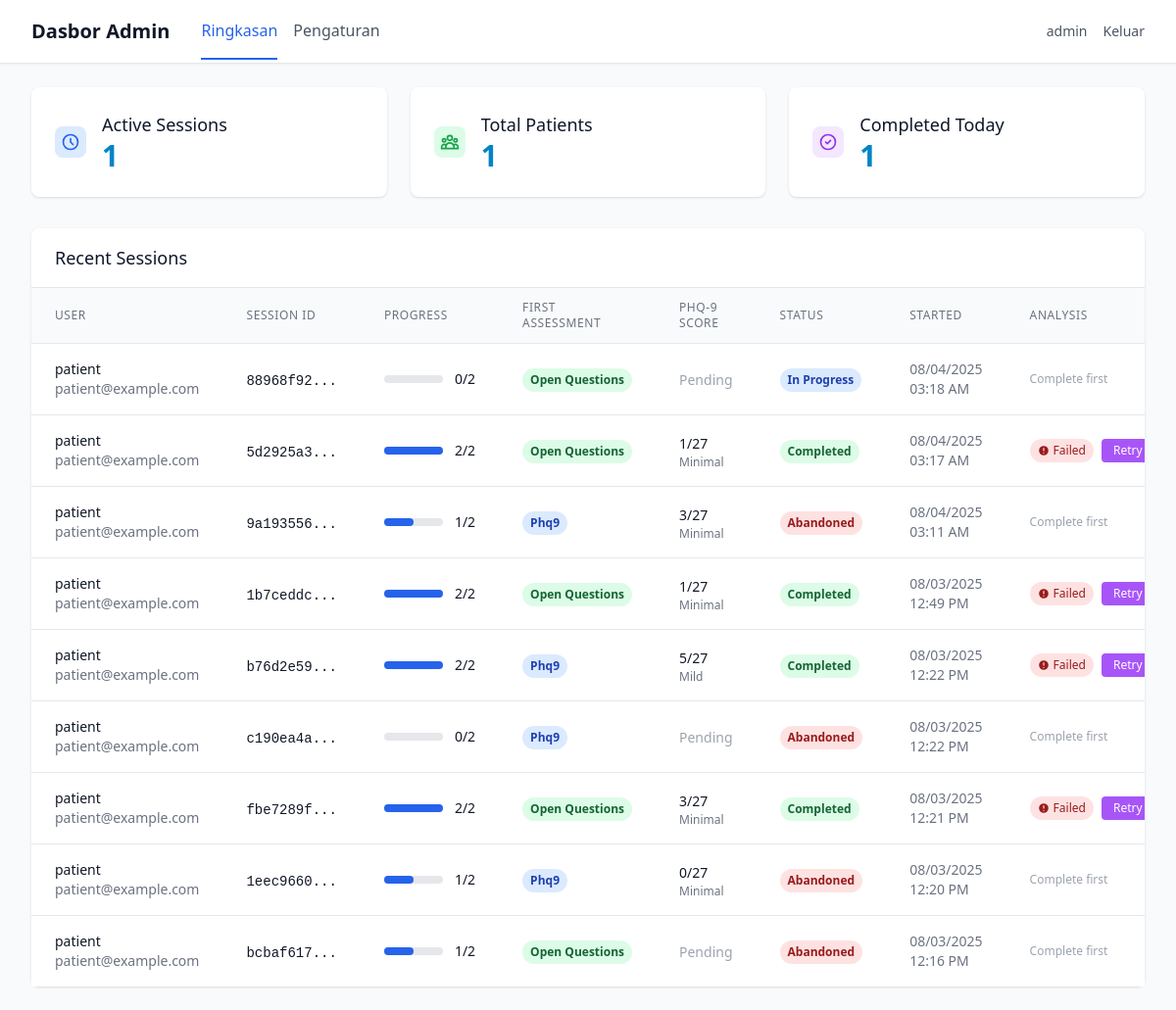
The app's page /admin/dashboard (signed in) with its own data.
### app/models/user.py (models this page shows, shortened)
class User(UserMixin, db.Model):
    id = db.Column(db.Integer, primary_key=True)
    username = db.Column(db.String(80), unique=True, nullable=False)
    email = db.Column(db.String(120), unique=True, nullable=False)
    password_hash = db.Column(db.String(255), nullable=False)
    user_type = db.Column(db.String(20), nullable=False, default='patient')
    created_at = db.Column(db.DateTime, default=datetime.utcnow)
    is_active = db.Column(db.Boolean, default=True)
    patient_profile = db.relationship('PatientProfile', backref='user', uselist=False, cascade='all, delete-orphan')
    assessments = db.relationship('Assessment', backref='user', lazy=True, cascade='all, delete-orphan')
    def is_superuser(self):
        return self.user_type == 'superuser'

### app/models/assessment.py (models this page shows, shortened)
class Assessment(db.Model):
    id = db.Column(db.Integer, primary_key=True)
    user_id = db.Column(db.Integer, db.ForeignKey('user.id'), nullable=False)
    session_id = db.Column(db.String(100), nullable=False, unique=True)
    first_assessment_type = db.Column(db.String(20))  # 'phq9' or 'open_questions'
    phq9_completed = db.Column(db.Boolean, default=False)
    open_questions_completed = db.Column(db.Boolean, default=False)
    status = db.Column(db.String(20), default='in_progress')  # 'in_progress', 'completed', 'abandoned'
    llm_analysis_status = db.Column(db.String(20), default='pending') # 'pending', 'in_progress', 'completed', 'failed'
    llm_analysis_at = db.Column(db.DateTime)
    consent_agreed = db.Column(db.Boolean, default=False)
    camera_verified = db.Column(db.Boolean, default=False)
    started_at = db.Column(db.DateTime, default=datetime.utcnow)
    completed_at = db.Column(db.DateTime)
    consent_at = db.Column(db.DateTime)
    camera_check_at = db.Column(db.DateTime)
    first_assessment_started_at = db.Column(db.DateTime)
    phq9_score = db.Column(db.Integer)
    phq9_severity = db.Column(db.String(20))  # 'minimal', 'mild', 'moderate', 'severe'
    phq9_settings = db.Column(db.Text)  # JSON string of PHQ-9 settings used
    recording_settings = db.Column(db.Text)  # JSON string of recording settings used
    chat_settings = db.Column(db.Text)  # JSON string of chat settings used
    assessment_order = db.Column(db.String(20))  # 'phq_first' or 'questions_first'
    phq9_responses = db.relationship('PHQ9Response', backref='assessment', lazy=True, cascade='all, delete-orphan')
    open_responses = db.relationship('OpenQuestionResponse', backref='assessment', lazy=True, cascade='all, delete-orphan')
    emotion_data = db.relationship('EmotionData', backref='assessment', lazy=True, cascade='all, delete-orphan')
    def get_completion_order(self):
            return {
                'first_type': self.first_assessment_type,
                'phq9_completed': self.phq9_completed,
                'open_questions_completed': self.open_questions_completed,
                'both_completed': self.phq9_completed and self.open_questions_completed
            }

### app/routes/admin.py (the view)
@admin_bp.route('/dashboard')
@login_required
@admin_required
def dashboard():
    stats = AdminDashboardService.get_overview_stats()
    recent_sessions = AdminDashboardService.get_recent_sessions(limit=15)
    return render_template('admin/dashboard.html',
                         **stats,
                         recent_sessions=recent_sessions)

### app/templates/admin/dashboard.html (shortened to what this page needs)
{% extends "base.html" %}
{% block nav %}
{%include "/components/admin_nav.html"%}
{% endblock %}
{% block content %}
<div class="max-w-7xl mx-auto py-6 sm:px-6 lg:px-8">
    <div class="grid grid-cols-1 md:grid-cols-3 gap-6 mb-8">
        <div class="bg-white rounded-lg shadow p-6">
            <div class="flex items-center">
                <div class="flex-shrink-0">
                    <div class="w-8 h-8 bg-blue-100 rounded-lg flex items-center justify-center">
                        <svg class="w-5 h-5 text-blue-600" fill="none" stroke="currentColor" viewBox="0 0 24 24">
                            <path stroke-linecap="round" stroke-linejoin="round" stroke-width="2" d="M12 8v4l3 3m6-3a9 9 0 11-18 0 9 9 0 0118 0z"/>
                        </svg>
                    </div>
                </div>
                <div class="ml-4">
                    <h3 class="text-lg font-medium text-secondary-900">Active Sessions</h3>
                    <p class="text-3xl font-bold text-primary-600">{{ active_sessions }}</p>
                </div>
            </div>
        </div>
        <div class="bg-white rounded-lg shadow p-6">
            <div class="flex items-center">
                <div class="flex-shrink-0">
                    <div class="w-8 h-8 bg-green-100 rounded-lg flex items-center justify-center">
                    </div>
                </div>
                <div class="ml-4">
                    <h3 class="text-lg font-medium text-secondary-900">Total Patients</h3>
                    <p class="text-3xl font-bold text-primary-600">{{ total_patients }}</p>
                </div>
            </div>
        </div>
        <div class="bg-white rounded-lg shadow p-6">
            <div class="flex items-center">
                <div class="flex-shrink-0">
                    <div class="w-8 h-8 bg-purple-100 rounded-lg flex items-center justify-center">
                        <svg class="w-5 h-5 text-purple-600" fill="none" stroke="currentColor" viewBox="0 0 24 24">
                            <path stroke-linecap="round" stroke-linejoin="round" stroke-width="2" d="M9 12l2 2 4-4m6 2a9 9 0 11-18 0 9 9 0 0118 0z"/>
                        </svg>
                    </div>
                </div>
                <div class="ml-4">
                    <h3 class="text-lg font-medium text-secondary-900">Completed Today</h3>
                    <p class="text-3xl font-bold text-primary-600">{{ completed_today }}</p>
                </div>
            </div>
        </div>
    </div>
    <div class="bg-white rounded-lg shadow">
        <div class="px-6 py-4 border-b border-secondary-200">
            <h3 class="text-lg font-medium text-secondary-900">Recent Sessions</h3>
        </div>
        {% if recent_sessions %}
        <div class="overflow-x-auto">
            <table class="min-w-full divide-y divide-gray-200">
                <thead class="bg-gray-50">
                    <tr>
                        <th class="px-6 py-3 text-left text-xs font-medium text-gray-500 uppercase tracking-wider">User</th>
                        <th class="px-6 py-3 text-left text-xs font-medium text-gray-500 uppercase tracking-wider">Session ID</th>
                        <th class="px-6 py-3 text-left text-xs font-medium text-gray-500 uppercase tracking-wider">Progress</th>
                        <th class="px-6 py-3 text-left text-xs font-medium text-gray-500 uppercase tracking-wider">First Assessment</th>
                        <th class="px-6 py-3 text-left text-xs font-medium text-gray-500 uppercase tracking-wider">PHQ-9 Score</th>
                        <th class="px-6 py-3 text-left text-xs font-medium text-gray-500 uppercase tracking-wider">Status</th>
                        <th class="px-6 py-3 text-left text-xs font-medium text-gray-500 uppercase tracking-wider">Started</th>
                        <th class="px-6 py-3 text-left text-xs font-medium text-gray-500 uppercase tracking-wider">Analysis</th>
                    </tr>
                </thead>
                <tbody class="bg-white divide-y divide-gray-200">
                    {% for session in recent_sessions %}
                    <tr class="hover:bg-gray-50">
                        <td class="px-6 py-4 whitespace-nowrap">
                            <div>
                                <div class="text-sm font-medium text-gray-900">{{ session.username }}</div>
                                <div class="text-sm text-gray-500">{{ session.email }}</div>
                            </div>
                        </td>
                        <td class="px-6 py-4 whitespace-nowrap">
                            <span class="text-sm text-gray-900 font-mono">{{ session.session_id[:8] }}...</span>
                        </td>
                        <td class="px-6 py-4 whitespace-nowrap">
                            <div class="flex items-center">
                                <div class="w-full bg-gray-200 rounded-full h-2 mr-3" style="width: 60px;">
                                    <div class="bg-blue-600 h-2 rounded-full" style="width: {{ (session.progress_count / 2 * 100) }}%"></div>
                                </div>
                                <span class="text-sm font-medium text-gray-900">{{ session.progress_text }}</span>
                            </div>
                        </td>
                        <td class="px-6 py-4 whitespace-nowrap">
                            {% if session.first_type %}
                                <span class="inline-flex px-2 py-1 text-xs font-semibold rounded-full
                                           {% if session.first_type == 'phq9' %}bg-blue-100 text-blue-800{% else %}bg-green-100 text-green-800{% endif %}">
                                    {{ session.first_type.replace('_', ' ').title() }}
                                </span>
                            {% else %}
                                <span class="text-sm text-gray-400">Not started</span>
                            {% endif %}
                        </td>
                        <td class="px-6 py-4 whitespace-nowrap">
                            {% if session.phq9_score is not none %}
                                <div>
                                    <span class="text-sm font-medium text-gray-900">{{ session.phq9_score }}/27</span>
                                    <div class="text-xs text-gray-500 capitalize">{{ session.phq9_severity.replace('_', ' ') if session.phq9_severity else '' }}</div>
                                </div>
                            {% else %}
                                <span class="text-sm text-gray-400">Pending</span>
                            {% endif %}
                        </td>
                        <td class="px-6 py-4 whitespace-nowrap">
                            <span class="inline-flex px-2 py-1 text-xs font-semibold rounded-full {{ session.status_class }}">
                                {{ session.status }}
                            </span>
                        </td>
                        <td class="px-6 py-4 whitespace-nowrap text-sm text-gray-500">
                            <div>{{ session.started_at.strftime('%m/%d/%Y') }}</div>
                            <div>{{ session.started_at.strftime('%I:%M %p') }}</div>
                        </td>
                        <td class="px-6 py-4 whitespace-nowrap">
                            <div class="flex items-center space-x-2">
                                {% if session.db_status == 'completed' %}
                                    {% if session.llm_analysis_status %}
                                        {% if session.llm_analysis_status == 'completed' %}
                                            <span class="inline-flex items-center px-2 py-1 rounded-full text-xs font-medium bg-green-100 text-green-800">
                                                <svg class="w-3 h-3 mr-1" fill="currentColor" viewBox="0 0 20 20">
                                                    <path fill-rule="evenodd" d="M16.707 5.293a1 1 0 010 1.414l-8 8a1 1 0 01-1.414 0l-4-4a1 1 0 011.414-1.414L8 12.586l7.293-7.293a1 1 0 011.414 0z" clip-rule="evenodd"></path>
                                                </svg>
                                                Analyzed
                                            </span>
                                            <button onclick="viewAnalysisResults('{{ session.session_id }}')"
                                                class="bg-blue-500 hover:bg-blue-600 text-white px-3 py-1 rounded text-xs transition-colors">
                                                View Results
                                            </button>
                                        {% elif session.llm_analysis_status == 'failed' %}
                                            <span class="inline-flex items-center px-2 py-1 rounded-full text-xs font-medium bg-red-100 text-red-800">
                                                <svg class="w-3 h-3 mr-1" fill="currentColor" viewBox="0 0 20 20">
                                                    <path fill-rule="evenodd" d="M18 10a8 8 0 11-16 0 8 8 0 0116 0zm-7 4a1 1 0 11-2 0 1 1 0 012 0zm-1-9a1 1 0 00-1 1v4a1 1 0 102 0V6a1 1 0 00-1-1z" clip-rule="evenodd"></path>
                                                </svg>
                                                Failed
                                            </span>
                                            <button onclick="analyzeSession('{{ session.session_id }}')"
                                                class="bg-purple-500 hover:bg-purple-600 text-white px-3 py-1 rounded text-xs transition-colors">
                                                Retry
                                            </button>
                                        {% else %}
                                            <button onclick="analyzeSession('{{ session.session_id }}')"
                                                class="bg-purple-500 hover:bg-purple-600 text-white px-3 py-1 rounded text-xs transition-colors">
                                                Analyze
                                            </button>
                                        {% endif %}
                                    {% else %}
                                        <button onclick="analyzeSession('{{ session.session_id }}')"
                                            class="bg-purple-500 hover:bg-purple-600 text-white px-3 py-1 rounded text-xs transition-colors">
                                            Analyze
                                        </button>
                                    {% endif %}
                                {% else %}
                                    <span class="text-xs text-gray-400">Complete first</span>
                                {% endif %}
                            </div>
                        </td>
                    </tr>
                    {% endfor %}
                </tbody>
            </table>
        </div>
        {% endif %}
    </div>
</div>
{% endblock %}

### app/templates/base.html (shortened to what this page needs)
<!DOCTYPE html>
<html lang="en" class="h-full">
<head>
    <script src="https://cdn.tailwindcss.com"></script>
</head>
<body class="h-full bg-secondary-50 text-secondary-900 overflow-x-hidden">
    {% block nav %}{% endblock %}
    <main class="{% block main_class %}{% endblock %}">
        {% block content %}{% endblock %}
    </main>
</body>
</html>

### app/templates/components/admin_nav.html
<nav class="bg-white shadow-sm border-b border-gray-200">
    <div class="max-w-7xl mx-auto px-4 sm:px-6 lg:px-8">
        <div class="flex justify-between h-16">
            <div class="flex items-center space-x-8">
                <h1 class="text-xl font-semibold text-gray-900">Dasbor Admin</h1>
                <div class="flex space-x-4">
                    <a href="{{ url_for('admin.dashboard') }}"
                       class="{% if request.endpoint == 'admin.dashboard' %}text-blue-600 border-b-2 border-blue-600{% else %}text-gray-600 hover:text-gray-900{% endif %} pb-4 pt-4 transition-colors font-medium">
                        Ringkasan
                    </a>
                    <a href="{{ url_for('settings.show_settings') }}"
                       class="{% if request.endpoint == 'settings.show_settings' %}text-blue-600 border-b-2 border-blue-600{% else %}text-gray-600 hover:text-gray-900{% endif %} pb-4 pt-4 transition-colors">
                        Pengaturan
                    </a>
                </div>
            </div>
            <div class="flex items-center space-x-4">
                <span class="text-sm text-gray-600">{{ current_user.username }}</span>
                <a href="{{ url_for('auth.logout') }}" class="text-sm text-gray-600 hover:text-gray-900 transition-colors">Keluar</a>
            </div>
        </div>
    </div>
</nav>

### records on screen
User: username "admin"
Assessment: username "patient", email "patient@example.com", session_id "88968f92", progress_text "0/2", first_type.replace "Open Questions", shows "Pending", status "In Progress", started_at "08/04/2025", started_at "03:18 AM", status "Complete first"
User: username "patient" "patient" "patient" "patient" "patient" "patient" "patient" "patient", email "patient@example.com" "patient@example.com" "patient@example.com" "patient@example.com" "patient@example.com" "patient@example.com" "patient@example.com" "patient@example.com"
Assessment: first_type.replace "Open Questions", phq9_severity "Minimal", started_at "08/04/2025", started_at "03:17 AM", status "completed" (drawn)
Assessment: first_type.replace "Phq9", phq9_severity "Minimal", started_at "08/04/2025", started_at "03:11 AM"
Assessment: first_type.replace "Open Questions", phq9_severity "Minimal", started_at "08/03/2025", started_at "12:49 PM", status "completed" (drawn)
Assessment: first_type.replace "Phq9", phq9_severity "Mild", started_at "08/03/2025", started_at "12:22 PM", status "completed" (drawn)
Assessment: first_type.replace "Phq9", started_at "08/03/2025", started_at "12:22 PM"
Assessment: first_type.replace "Open Questions", phq9_severity "Minimal", started_at "08/03/2025", started_at "12:21 PM", status "completed" (drawn)
Assessment: first_type.replace "Phq9", phq9_severity "Minimal", started_at "08/03/2025", started_at "12:20 PM"
Assessment: first_type.replace "Open Questions", started_at "08/03/2025", started_at "12:16 PM"

### other values on screen
{{ active_sessions }} "1"
{{ total_patients }} "1"
{{ completed_today }} "1"
{{ session.session_id[:8] }} "5d2925a3" "9a193556" "1b7ceddc" "b76d2e59" "c190ea4a" "fbe7289f" "1eec9660" "bcbaf617"
{{ session.progress_text }} "2/2" "1/2" "2/2" "2/2" "0/2" "2/2" "1/2" "1/2"
{{ session.phq9_score }} "1" "3" "1" "5" "3" "0"
{{ session.status }} "Completed" "Abandoned" "Completed" "Completed" "Abandoned" "Completed" "Abandoned" "Abandoned"
